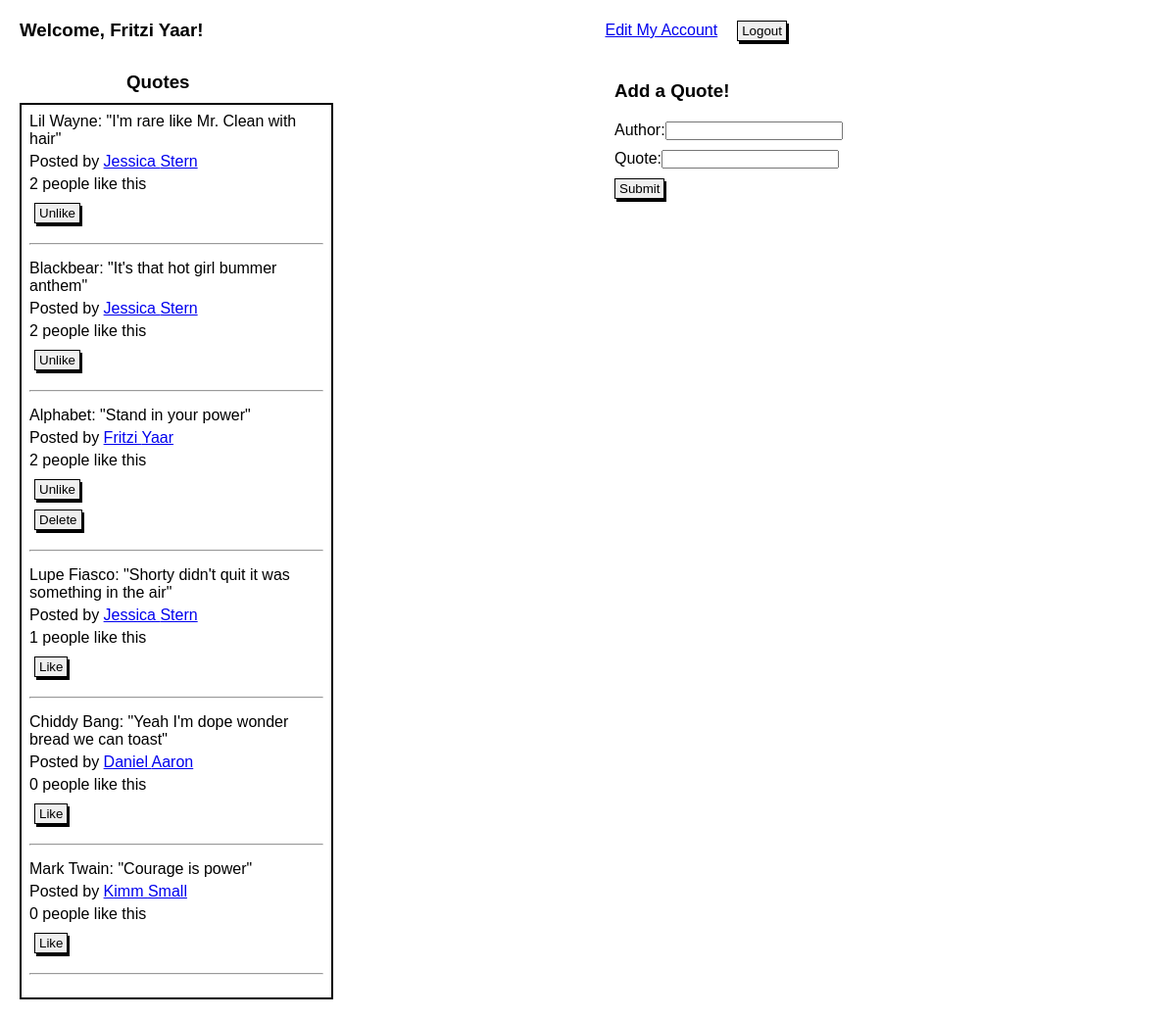
The page /quotes (signed in) on the database its author committed.
### user_app/models.py (models this page shows)
class User(models.Model):
    first_name = models.CharField(max_length = 255)
    last_name = models.CharField(max_length = 255)
    email = models.TextField()
    password = models.TextField()
    created_at = models.DateTimeField(auto_now_add=True)
    updated_at = models.DateTimeField(auto_now=True)
    objects = UserManager()

class Quote(models.Model):
    content = models.TextField()
    author = models.CharField(max_length = 255)
    posted_by = models.ForeignKey(User, related_name = "quotes_posted", on_delete = models.CASCADE)
    users_that_liked = models.ManyToManyField(User, related_name="quotes_liked")
    created_at = models.DateTimeField(auto_now_add=True)
    updated_at = models.DateTimeField(auto_now=True)
    objects = QuoteManager()

### user_app/views.py (the view)
# urls.py: path('quotes', views.main_page),
def main_page(request):
    if 'user_id' not in request.session:
        return redirect('/')
    context={
        'current_user' : User.objects.get(id=request.session['user_id']),
        'all_quotes': Quote.objects.all(),
    }
    return render(request, "main_page.html", context)

### user_app/templates/main_page.html (shortened to what this page needs)
<!DOCTYPE html>
<html lang="en">
<head>
    {% load static %}
    <link rel="stylesheet" href="{% static 'style.css' %}">
</head>
<body>
    <div class="header">
        <h3>Welcome, {{current_user.first_name}} {{current_user.last_name}}!</h3>
        <a href="/myaccount/{{current_user.id}}/edit">Edit My Account</a>
        <form action="/logout" method="POST">
            <button type="submit" value="Logout">Logout</button>
        </form>
    </div>
    <div id="add_quote_form">
        <h3>Add a Quote!</h3>
        <form action="/users/add_quote" method="POST">
            <label>Author:<input type="text" name="author"></label>
            <label>Quote:<input type="text" name="quote"></label>
            <button type="submit" value="Submit">Submit</button>
        </form>
    </div>
    <h3 class="title">Quotes</h3>
    <div class="quotes">
        {% for one_quote in all_quotes %}
        <p>{{one_quote.author}}: "{{one_quote.content}}"</p>
        <p>Posted by <a href="/user/{{one_quote.posted_by.id}}">{{one_quote.posted_by.first_name}}
                {{one_quote.posted_by.last_name}}</a></p>
        <p>{{one_quote.users_that_liked.count}} people like this</p>
        {% if current_user not in one_quote.users_that_liked.all %}
        <form action="/quotes/like/{{one_quote.id}}" method="POST">
            <button type="submit">Like</button>
        </form>
        {% else %}
        <form action="/quotes/unlike/{{one_quote.id}}" method="POST">
            <button type="submit">Unlike</button>
        </form>
        {% endif %}
        {% if one_quote.posted_by.id == current_user.id %}
        <form action="/quotes/delete/{{one_quote.id}}" method="POST">
            <button type="submit">Delete</button>
        </form>
        {% endif %}
        <hr>
        {% endfor %}
    </div>
</body>
</html>

### user_app/static/style.css (style rules this page uses)
* { margin: 0; padding: 0; font-family: Arial, Helvetica, sans-serif; }
#registration, #login, #add_quote_form, #edit_account { padding: 20px; }
#registration h1, #login h1, #add_quote_form h3 { padding-bottom: 20px; font-weight: none; }
#registration label, #login label, #add_quote_form label, #edit_account label { display: block; margin-bottom: 10px; }
button { box-shadow: 2px 3px black; text-align: center; padding: 2px 4px; border: 1px solid black; }
.header, .header h3, .header a, .header button { height: auto; display: inline-block; margin: 10px; }
.quotes { margin-left: 20px; }
.quotes button { margin: 5px; display: inline-block; }
.quotes { border: 2px solid black; margin-bottom: 20px; width: 300px; height: auto; padding: 8px; }
.quotes p { margin-bottom: 5px; }
hr { margin-top: 15px; margin-bottom: 15px; color: black; }
.header { display: flex; justify-items: center; align-items: center; }
.header h3 { margin-right: 400px; }
.title { margin-left: 129px; margin-bottom: 10px; margin-top: -150px; }
#add_quote_form { margin-left: 607px; }

### rows shown on the page
User: first_name "Fritzi", last_name "Yaar"
Quote: author "Lil Wayne", content "I'm rare like Mr. Clean with hair", posted_by.first_name "Jessica", posted_by.last_name "Stern", users_that_liked.count "2"
Quote: author "Blackbear", content "It's that hot girl bummer anthem", posted_by.first_name "Jessica", posted_by.last_name "Stern", users_that_liked.count "2"
Quote: author "Alphabet", content "Stand in your power", posted_by.first_name "Fritzi", posted_by.last_name "Yaar", users_that_liked.count "2"
Quote: author "Lupe Fiasco", content "Shorty didn't quit it was something in the air", posted_by.first_name "Jessica", posted_by.last_name "Stern", users_that_liked.count "1"
Quote: author "Chiddy Bang", content "Yeah I'm dope wonder bread we can toast", posted_by.first_name "Daniel", posted_by.last_name "Aaron", users_that_liked.count "0"
Quote: author "Mark Twain", content "Courage is power", posted_by.first_name "Kimm", posted_by.last_name "Small", users_that_liked.count "0"
